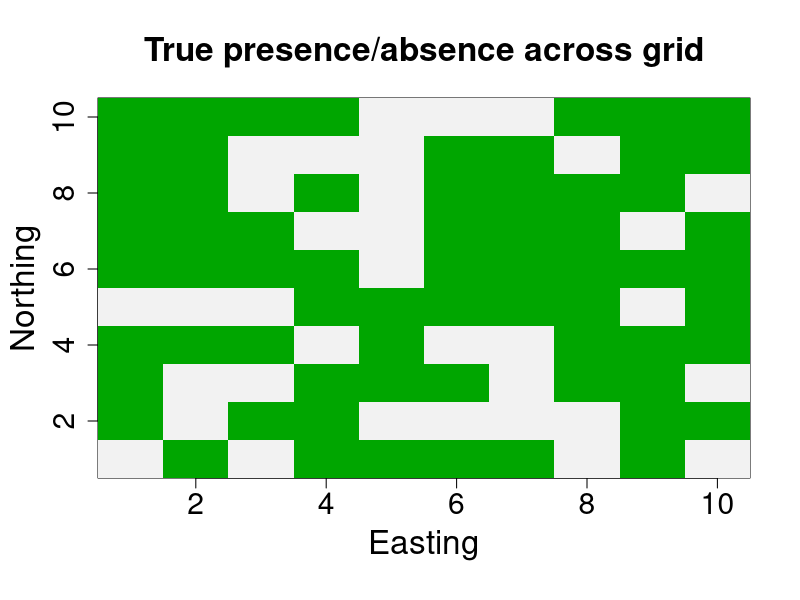
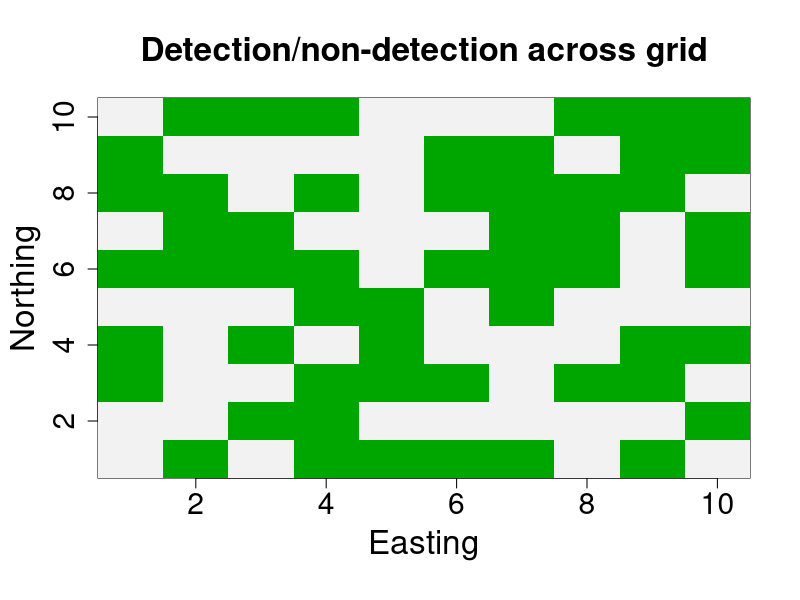

Recreate these plots in R, in order.
#https://stackoverflow.com/questions/29105175/find-neighbouring-elements-of-a-matrix-in-r

#same dataset while learning
set.seed(74)

#Create matrix (lattice) of discrete, non-overlapping units
mat.row <- 10
mat.col <- 10

mat <- matrix(1:(mat.row*mat.col), mat.row, mat.col)
m2<-cbind(NA,rbind(NA,mat,NA),NA)
addresses <- expand.grid(x = 1:mat.row, y = 1:mat.col)

#Create sets of cells (units) that are neighbors of i, using queen's rule
N<-c()                                           
for(i in 1:-1)
  for(j in 1:-1)
    if(i!=0 || j !=0)
      N<-rbind(N,m2[addresses$x+i+1+nrow(m2)*(addresses$y+j)])
N <- t(N)                                                      #transpose output
N <- t(apply(N, 1, function(x)sort(x, na.last = TRUE)))        #sort output


#Calculate cardinality of each cell
numnn <- apply(N,1,function(x) sum(!(is.na(x))))

#commit the number of grid cells
nG <- mat.row*mat.col

#commit the grid dimensions
griddim <- mat.row

#Define sampling conditions
nsites <- mat.row*mat.col
nsurveys <- 4
nyears <- 1

#define parameter values
alpha <- -1
beta <- 2.5


#define initial occupancy across sites
psi <- 0.4


#define p
p <- 0.3


#Create arrays to hold true occurrence status and sampling realizations 
w <- array(NA, dim = c(nsites,nyears))
z <- array(NA, dim = c(nsites,nyears)) 
y <- matrix(NA, nrow=nsites, ncol = nsurveys)
tmp <- matrix(NA, nrow=nsites, ncol = nsurveys)


#Generate initial presence/absence to build neighborhood structure off of
for(i in unique(N)){
w <- rbinom(mat.row*mat.col,1,psi)}

#Calculate neighborhood autocovariate
x <- array(NA, dim = c(mat.row*mat.col, max(numnn)))
for(i in 1:nG){
  x[i,1]<-0
  for(j in 2:numnn[i]){
    x[i,j]<-x[i,j-1]+w[N[i,j-1]]
  }}

#calculate psi from the initial state layer of presence/absence
for(i in 1:nG){
psi[i] <- plogis(alpha + beta*(x[i,numnn[i]]/numnn[i]))}

#Generate true presence/absence across grid
for(i in 1:nG){
z <- rbinom(nG, 1, psi[i])}

#Generate detection/non-detection data (observed)
for(i in 1:nG){
  mu <- z[i]*p
for(j in 1:nsurveys){
  y[i,j] <- rbinom(1, 1, mu)
}}


#package up objects into a list
grid.data <- list(z=z,y=y,numnn=numnn,N = N, nG = nG, griddim = griddim, x=x)

#Visualize the truth
Zmat<-matrix(NA,nrow=mat.row,ncol=mat.col) #first, create a matrix to hold values of z
z2 <- as.vector(as.integer(z))
Zmat[1:nG]<- z2                             #assign values of z to matrix

#plot
par(cex.axis=1.8,cex.lab=2.0,cex.main=2,mar= c(5, 4, 4, 2)*1.2 + 0.1)
image(1:mat.row,1:mat.col,Zmat,col=rev(terrain.colors(10)),xlab="Easting",ylab="Northing",main = "True presence/absence across grid")

#Visualize detection/non-detection
Ymat<-matrix(NA,nrow=griddim,ncol=griddim)
Ymat[1:nG]<- as.integer(apply(y,1,max))

par(cex.axis=1.8,cex.lab=2.0,cex.main=2,mar= c(5, 4, 4, 2)*1.2 + 0.1)
image(1:mat.row,1:mat.col,Ymat,col=rev(terrain.colors(10)),xlab="Easting",ylab="Northing",main = "Detection/non-detection across grid")

rm(tmp,mu,nsites,nsurveys,nyears,w,s,addresses, m2, mat, N, x, y, Ymat, Zmat, alpha, beta, griddim, i, j, mat.col, mat.row, nG, numnn, p, psi, z, z2)
